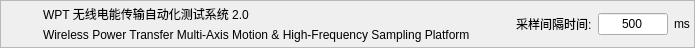
     <widget class="QFrame" name="headerFrame">
      <property name="sizePolicy">
       <sizepolicy hsizetype="Preferred" vsizetype="Fixed">
        <horstretch>0</horstretch>
        <verstretch>0</verstretch>
       </sizepolicy>
      </property>
      <property name="minimumSize">
       <size>
        <width>0</width>
        <height>44</height>
       </size>
      </property>
      <property name="maximumSize">
       <size>
        <width>16777215</width>
        <height>48</height>
       </size>
      </property>
      <property name="frameShape">
       <enum>QFrame::Shape::StyledPanel</enum>
      </property>
      <property name="frameShadow">
       <enum>QFrame::Shadow::Raised</enum>
      </property>
      <layout class="QHBoxLayout" name="headerLayout">
       <property name="leftMargin">
        <number>4</number>
       </property>
       <property name="topMargin">
        <number>2</number>
       </property>
       <property name="rightMargin">
        <number>4</number>
       </property>
       <property name="bottomMargin">
        <number>2</number>
       </property>
       <item>
        <widget class="QLabel" name="headerLogoLabel">
         <property name="minimumSize">
          <size>
           <width>32</width>
           <height>32</height>
          </size>
         </property>
         <property name="maximumSize">
          <size>
           <width>32</width>
           <height>32</height>
          </size>
         </property>
         <property name="text">
          <string/>
         </property>
         <property name="pixmap">
          <pixmap resource="pic.qrc">:/Pic/app_icon.png</pixmap>
         </property>
         <property name="scaledContents">
          <bool>true</bool>
         </property>
        </widget>
       </item>
       <item>
        <layout class="QVBoxLayout" name="titleVBox">
         <property name="spacing">
          <number>0</number>
         </property>
         <item>
          <widget class="QLabel" name="appTitle">
           <property name="text">
            <string>WPT 无线电能传输自动化测试系统 2.0</string>
           </property>
          </widget>
         </item>
         <item>
          <widget class="QLabel" name="appSubTitle">
           <property name="text">
            <string>Wireless Power Transfer Multi-Axis Motion &amp; High-Frequency Sampling Platform</string>
           </property>
          </widget>
         </item>
        </layout>
       </item>
       <item>
        <spacer name="headerSpacer">
         <property name="orientation">
          <enum>Qt::Orientation::Horizontal</enum>
         </property>
         <property name="sizeHint" stdset="0">
          <size>
           <width>40</width>
           <height>20</height>
          </size>
         </property>
        </spacer>
       </item>
       <item>
        <widget class="QLabel" name="label_10">
         <property name="text">
          <string>采样间隔时间:</string>
         </property>
        </widget>
       </item>
       <item>
        <widget class="QLineEdit" name="gather_time">
         <property name="maximumSize">
          <size>
           <width>70</width>
           <height>16777215</height>
          </size>
         </property>
         <property name="text">
          <string>500</string>
         </property>
         <property name="alignment">
          <set>Qt::AlignmentFlag::AlignCenter</set>
         </property>
         <property name="placeholderText">
          <string>500</string>
         </property>
        </widget>
       </item>
       <item>
        <widget class="QLabel" name="ms">
         <property name="text">
          <string>ms</string>
         </property>
        </widget>
       </item>
      </layout>
     </widget>
